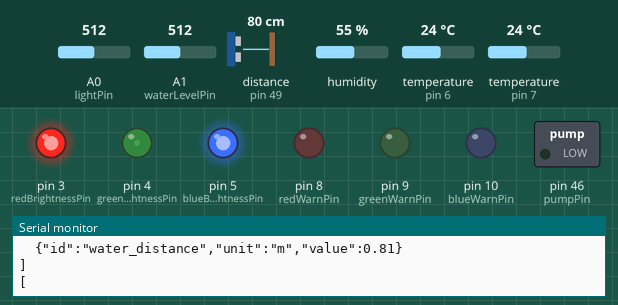
Bench run of a sketch on a simulated Arduino Mega 2560, built with avr-gcc and run on an emulated ATmega2560. Shown: switched loads named in the sketch (green lamp = pin HIGH), output pins drawn as LEDs (lit = HIGH), the last lines printed to the serial monitor. Wiring (inferred from the names in the program): ultrasonic range finder: trigger pin 48; echo pin 49. Dashed ring = blinking. The test bench sets the inputs (shaded band); at power-on: A1 (waterLevelPin) = 512, A0 (lightPin) = 512, temperature (sensors on pin 7, pin 6) 24 °C, distance to the obstacle (sensor on pin 49) 80 cm, humidity 55 %. The echo pulse lasts 58.3 µs per cm; pins used as bus, display or sensor lines are not drawn.

Above: at 2.9 s.
3.0 s: A1 (waterLevelPin) set to 586
9.3 s: A1 (waterLevelPin) set to 616
At 13.0 s:
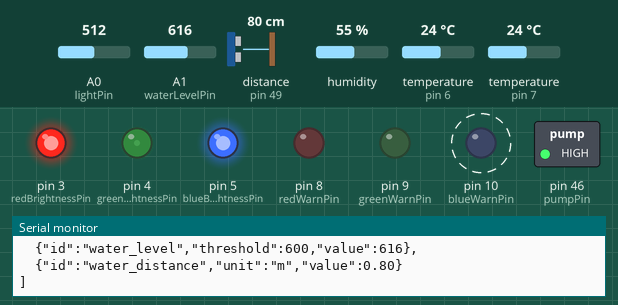
15.6 s: A0 (lightPin) set to 427
21.9 s: A0 (lightPin) set to 399
At 25.4 s:
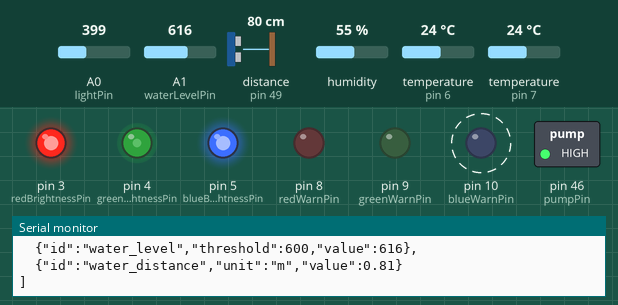
28.2 s: temperature (sensor on pin 7) set to 29 °C
34.5 s: temperature (sensor on pin 7) set to 32 °C
At 36.81 s:
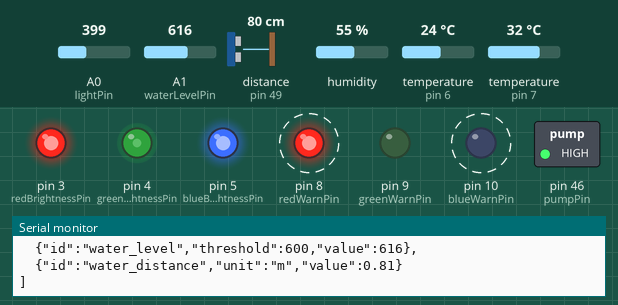
Timing chart, 0 to 41.8 s (numbered marks = the images above; inputs shaded):
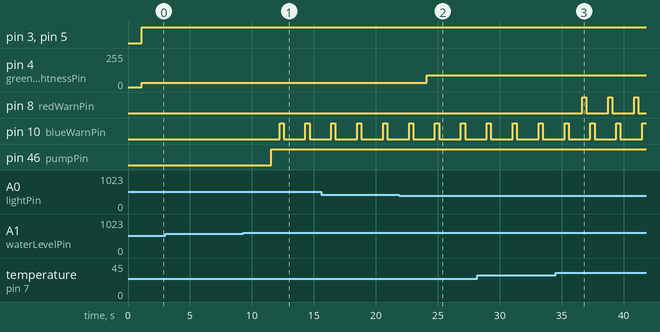

The sketch:

testlogger.ino
```cpp
// (licence header left out)
//= includes =//

#include <OneWire.h>
#include <DallasTemperature.h>
#include <DHT.h>


//= config =//

//== set pins ==//

// install Photoresistor on pin
int lightPin = A0;

// install the 18B20 Temperature sensor on pin
int exactTempPin = 7;

// install Digital Humidity/Temperature sensor on pin
int dhtPin = 6;

// RGB warn led on pins
int redWarnPin = 8;
int greenWarnPin = 9;
int blueWarnPin = 10;

// RGB led for brightness on pins
int redBrightnessPin = 3;
int greenBrightnessPin = 4;
int blueBrightnessPin = 5;

// Relay for the big water pump on pin
int pumpPin = 46;

// Simple Iduino water sensor on pin
int waterLevelPin = A1;

// Ultrasonic water distance sensor HC-SR04 on pins
int triggerPin = 48;
int echoPin = 49;


//== control ==//

// wait a second (or so..)
int timeout = 1000;

// RGB brightness thresholds
int thresholdTolerancePercent = 10;
// reference value for threshold
int analogMax = 1023;

int nightThreshold = 1000;
int duskThreshold = 900;
int twilightThreshold = 500;
int dayThreshold = 200;
int sunThreshold = 80;

// RGB brightness values
int nightValue = 1023;
// TODO: why is 600 brighter than 800?
int duskValue = 800;
int twilightValue = 600;
int dayValue = 100;
int sunValue = 0;

// 18B20
float warnTempThreshold = 30;

// Iduino water conductivity (tested tap and salty water..)
int waterLevelThreshold = 600;

//== init ==//

// 18B20
OneWire oneWire(exactTempPin);
DallasTemperature sensor(&oneWire);

// DHT
DHT dht(dhtPin, DHT11);

// remember brightness
int lastLightValue = 0;
int whiteValue = 0;

//= functions =//

//== do once ==//

void setup() {
    // Get a serial connection for reporting
    Serial.begin(9600);

    // initialize photoresistor
    pinMode(lightPin,INPUT);

    // initialize the temp sensor
    sensor.begin();

    // initialize the DHT
    dht.begin();

    // initialize the RGB warn LED
    pinMode(redWarnPin,OUTPUT);
    pinMode(greenWarnPin,OUTPUT);
    pinMode(blueWarnPin,OUTPUT);

    // initialize the second RGB LED, only white
    pinMode(redBrightnessPin,OUTPUT);
    pinMode(greenBrightnessPin,OUTPUT);
    pinMode(blueBrightnessPin,OUTPUT);

    // initialize the pump
    pinMode(pumpPin,OUTPUT);

    // initialize the water level pin
    pinMode(waterLevelPin,INPUT);

    // initialize the HC-SR04
    pinMode(triggerPin,OUTPUT);
    pinMode(echoPin,INPUT);
}


//== main loop ==//

void loop() {

    //=== reset Pins ===//
    digitalWrite(triggerPin,LOW);

    //=== measurements ===//

    // measure daylight
    int lightValue = analogRead(lightPin);

    // measure temp.
    sensor.requestTemperatures();
    float exactTempValue = sensor.getTempCByIndex(0);

    // measure humidity and temp.
    float envTempValue = dht.readTemperature();
    float envHumidityValue = dht.readHumidity();
    float heatIndex = 0;
    if (isnan(envHumidityValue) || isnan(envTempValue)) {
        Serial.println("Error reading environment data.");
    } else {
        heatIndex = dht.computeHeatIndex(envTempValue, envHumidityValue, false);
    }

    // measure water level
    int waterLevelValue = analogRead(waterLevelPin);

    // measure water distance
    digitalWrite(triggerPin,LOW);
    delayMicroseconds(100);
    digitalWrite(triggerPin,HIGH);
    delayMicroseconds(1);
    digitalWrite(triggerPin,LOW);
    // (half the way), in seconds
    float waterDistanceDuration = pulseIn(echoPin,HIGH) / 2;
    // (we should have two sensors, one just for calibration...)
    float soundVelocityAir = 331.5 + 0.6 * envTempValue;
    // in m
    float waterDistanceValue = waterDistanceDuration * soundVelocityAir / 1000000;

    //=== serial user feedback ===//

    Serial.println("[");
    Serial.print("  {\"id\":\"light_value\",\"value\":");
    Serial.print(lightValue);
    Serial.println("},");

    Serial.print("  {\"id\":\"box_temperature\",\"unit\":\"°C\",\"value\":");
    Serial.print(exactTempValue);
    Serial.println("},");

    // DHT
    Serial.print("  {\"id\":\"env_temperature\",\"unit\":\"°C\",\"value\":");
    Serial.print(envTempValue);
    Serial.println("},");
    Serial.print("  {\"id\":\"env_humidity\",\"unit\":\"%\",\"value\":");
    Serial.print(envHumidityValue);
    Serial.println("},");
    Serial.print("  {\"id\":\"env_heat_index\",\"value\":");
    Serial.print(heatIndex);
    Serial.println("},");

    Serial.print("  {\"id\":\"water_level\",\"threshold\":");
    Serial.print(waterLevelThreshold);
    Serial.print(",\"value\":");
    Serial.print(waterLevelValue);
    Serial.println("},");

    Serial.print("  {\"id\":\"water_distance\",\"unit\":\"m\",\"value\":");
    Serial.print(waterDistanceValue);
    Serial.println("}");
    Serial.println("]");

    //=== set the actors ===//

    int redValue = 0;
    int greenValue = 0;
    int blueValue = 0;

    if (exactTempValue > warnTempThreshold) {
        redValue = 255;
    }

    if (waterLevelValue > waterLevelThreshold) {
        digitalWrite(pumpPin, HIGH);
        blueValue = 255;
    } else {
        digitalWrite(pumpPin, LOW);
    }

    analogWrite(redWarnPin, redValue);
    analogWrite(greenWarnPin, greenValue);
    analogWrite(blueWarnPin, blueValue);

    if (abs(lastLightValue - lightValue) >
            analogMax / thresholdTolerancePercent) {
        lastLightValue = lightValue;
        if (lightValue < sunThreshold) {
            whiteValue = sunValue;
        } else if (lightValue < dayThreshold) {
            whiteValue = dayValue;
        } else if (lightValue < twilightThreshold) {
            whiteValue = twilightValue;
        } else if (lightValue < duskThreshold) {
            whiteValue = duskValue;
        } else {
            whiteValue = nightValue;
        }
    }

    analogWrite(redBrightnessPin, whiteValue);
    analogWrite(greenBrightnessPin, whiteValue);
    analogWrite(blueBrightnessPin, whiteValue);

    analogWrite(redWarnPin, redValue);
    analogWrite(greenWarnPin, 0);
    analogWrite(blueWarnPin, 0);
    delay(timeout / 3);

    analogWrite(redWarnPin, 0);
    analogWrite(greenWarnPin, greenValue);
    analogWrite(blueWarnPin, 0);
    delay(timeout / 3);

    analogWrite(redWarnPin, 0);
    analogWrite(greenWarnPin, 0);
    analogWrite(blueWarnPin, blueValue);
    delay(timeout / 3);

    analogWrite(redWarnPin, 0);
    analogWrite(greenWarnPin, 0);
    analogWrite(blueWarnPin, 0);
}
```

Measured:
- the behaviour switches between 600 and 601 on A1 (waterLevelPin) (found by bisection; images 0 and 1)
- the behaviour switches between 410 and 409 on A0 (lightPin) (found by bisection; images 1 and 2)
- the behaviour switches between 30 and 31 °C on temperature (sensor on pin 7) (found by bisection; images 2 and 3)
- after the input at 9.3 s, pin 10 (blueWarnPin): alternates HIGH for 0.33 s and LOW for 1.8 s, starting after 2.9 s; pin 46 (pumpPin): LOW → HIGH after 2.3 s
- after the input at 21.9 s, pin 4 (greenBrightnessPin): 32/255 → 88/255 after 2.2 s
- after the input at 34.5 s, pin 8 (redWarnPin): alternates HIGH for 0.33 s and LOW for 1.8 s, starting after 2.2 s
